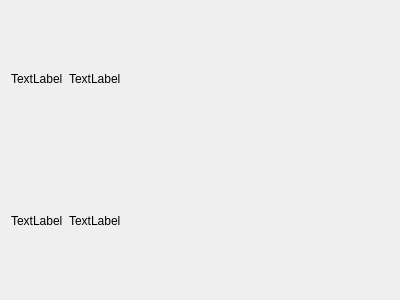
<?xml version="1.0" encoding="UTF-8"?>
<ui version="4.0">
 <class>ModDetails</class>
 <widget class="QWidget" name="ModDetails">
  <property name="geometry">
   <rect>
    <x>0</x>
    <y>0</y>
    <width>400</width>
    <height>300</height>
   </rect>
  </property>
  <property name="windowTitle">
   <string>ModDetails</string>
  </property>
  <layout class="QHBoxLayout" name="horizontalLayout">
   <property name="sizeConstraint">
    <enum>QLayout::SetDefaultConstraint</enum>
   </property>
   <item>
    <layout class="QVBoxLayout" name="verticalLayout">
     <property name="sizeConstraint">
      <enum>QLayout::SetDefaultConstraint</enum>
     </property>
     <item>
      <widget class="QLabel" name="label">
       <property name="text">
        <string>TextLabel</string>
       </property>
      </widget>
     </item>
     <item>
      <widget class="QLabel" name="label_3">
       <property name="text">
        <string>TextLabel</string>
       </property>
      </widget>
     </item>
    </layout>
   </item>
   <item>
    <layout class="QVBoxLayout" name="verticalLayout_2">
     <item>
      <widget class="QLabel" name="label_2">
       <property name="sizePolicy">
        <sizepolicy hsizetype="MinimumExpanding" vsizetype="Preferred">
         <horstretch>0</horstretch>
         <verstretch>0</verstretch>
        </sizepolicy>
       </property>
       <property name="text">
        <string>TextLabel</string>
       </property>
      </widget>
     </item>
     <item>
      <widget class="QLabel" name="label_4">
       <property name="text">
        <string>TextLabel</string>
       </property>
      </widget>
     </item>
    </layout>
   </item>
  </layout>
 </widget>
 <resources/>
 <connections/>
</ui>
